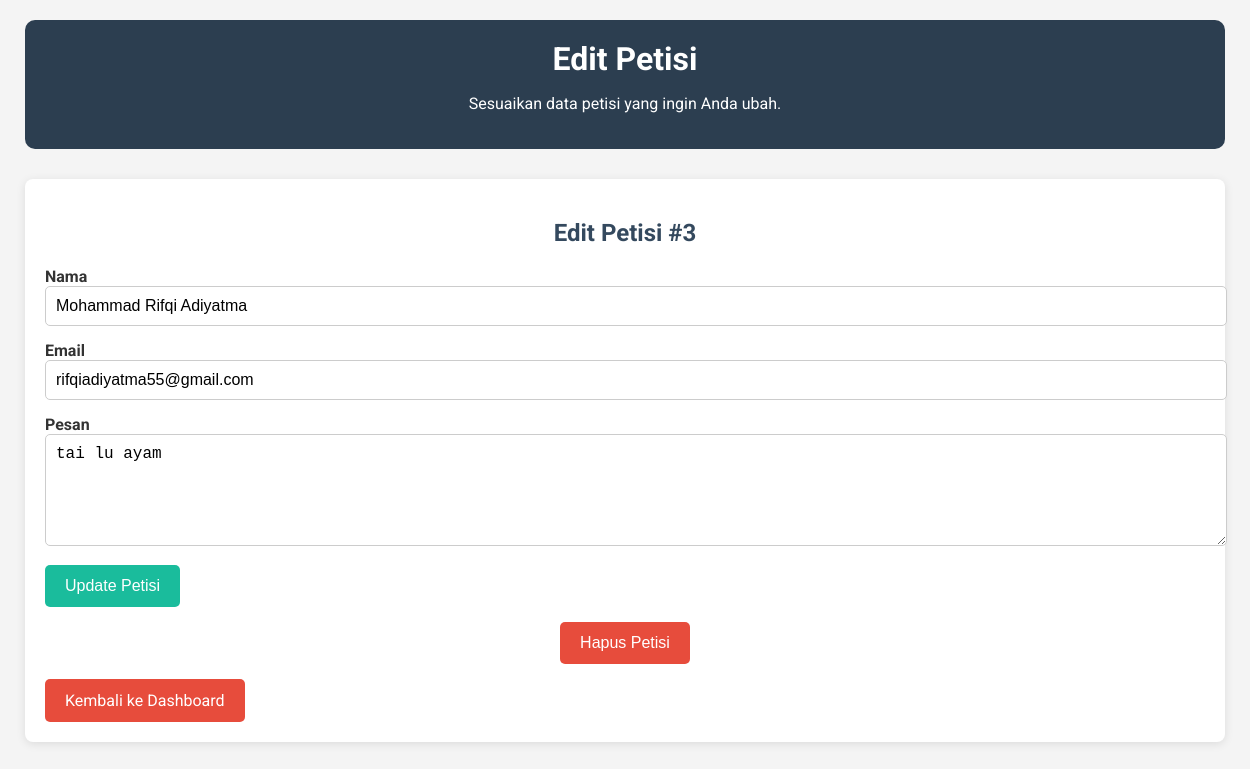
The app's page /edit_petisiadmin.php?id=3 (signed in) with its own data.
### tables this page shows
CREATE TABLE `pengisi` (
  `id` int(11) NOT NULL,
  `nama` varchar(100) NOT NULL,
  `email` varchar(100) NOT NULL,
  `pesan` text NOT NULL
);

### edit_petisiadmin.php (the view, shortened to what this page needs)
<?php
require_once 'koneksi.php';
if (isset($_GET['id'])) {
    $id = $_GET['id'];
    $query = "SELECT * FROM pengisi WHERE id = ?";
    $stmt = $conn->prepare($query);
    $stmt->bind_param("i", $id);
    $stmt->execute();
    $result = $stmt->get_result();
    $petisi = $result->fetch_assoc();
} else {
    die("ID petisi tidak ditemukan.");
}
?>
<!DOCTYPE html>
<html lang="id">
<head>
</head>
<body>
<div class="container">
    <div class="header">
        <h1>Edit Petisi</h1>
        <p>Sesuaikan data petisi yang ingin Anda ubah.</p>
    </div>
    <div class="form-container">
        <h2>Edit Petisi #<?= htmlspecialchars($petisi['id']) ?></h2>
        <form method="POST" action="">
            <div class="form-group">
                <label for="nama">Nama</label>
                <input type="text" id="nama" name="nama" value="<?= htmlspecialchars($petisi['nama']) ?>" required>
            </div>
            <div class="form-group">
                <label for="email">Email</label>
                <input type="email" id="email" name="email" value="<?= htmlspecialchars($petisi['email']) ?>" required>
            </div>
            <div class="form-group">
                <label for="pesan">Pesan</label>
                <textarea id="pesan" name="pesan" rows="5" required><?= htmlspecialchars($petisi['pesan']) ?></textarea>
            </div>
            <div class="form-group">
                <button type="submit" name="submit">Update Petisi</button>
            </div>
        </form>
        <form method="POST" action="">
            <div class="form-group" style="text-align: center;">
                <button type="submit" name="hapus" style="background-color: #E74C3C; color: white; padding: 12px 20px; border: none; border-radius: 5px; cursor: pointer;">Hapus Petisi</button>
            </div>
        </form>
        <a href="dashboardadmin.php" class="button-back">Kembali ke Dashboard</a>
    </div>
</div>
</body>
</html>

### edit_petisiadmin.php (style rules this page uses)
body { font-family: 'Roboto', sans-serif; background-color: #f4f4f4; margin: 0; padding: 0; color: #333; }
.container { width: 100%; max-width: 1200px; margin: 0 auto; padding: 20px; }
.header { background-color: #2C3E50; color: white; padding: 20px; text-align: center; border-radius: 10px; margin-bottom: 30px; }
.header h1 { margin: 0; }
.form-container { background-color: #fff; padding: 20px; border-radius: 8px; box-shadow: 0 2px 10px rgba(0, 0, 0, 0.1); }
.form-container h2 { text-align: center; margin-bottom: 20px; color: #34495E; }
.form-group { margin-bottom: 15px; }
.form-group label { font-weight: bold; }
.form-group input, .form-group textarea { width: 100%; padding: 10px; border: 1px solid #ccc; border-radius: 5px; font-size: 16px; }
.form-group textarea { resize: vertical; }
.form-group button { background-color: #1ABC9C; color: white; padding: 12px 20px; border: none; border-radius: 5px; font-size: 16px; cursor: pointer; }
.button-back { background-color: #E74C3C; color: white; padding: 12px 20px; border: none; border-radius: 5px; cursor: pointer; text-align: center; display: inline-block; text-decoration: none; }

### records on screen
pengisi: id "3", nama "Mohammad Rifqi Adiyatma", email "rifqiadiyatma55@gmail.com", pesan "tai lu ayam"
